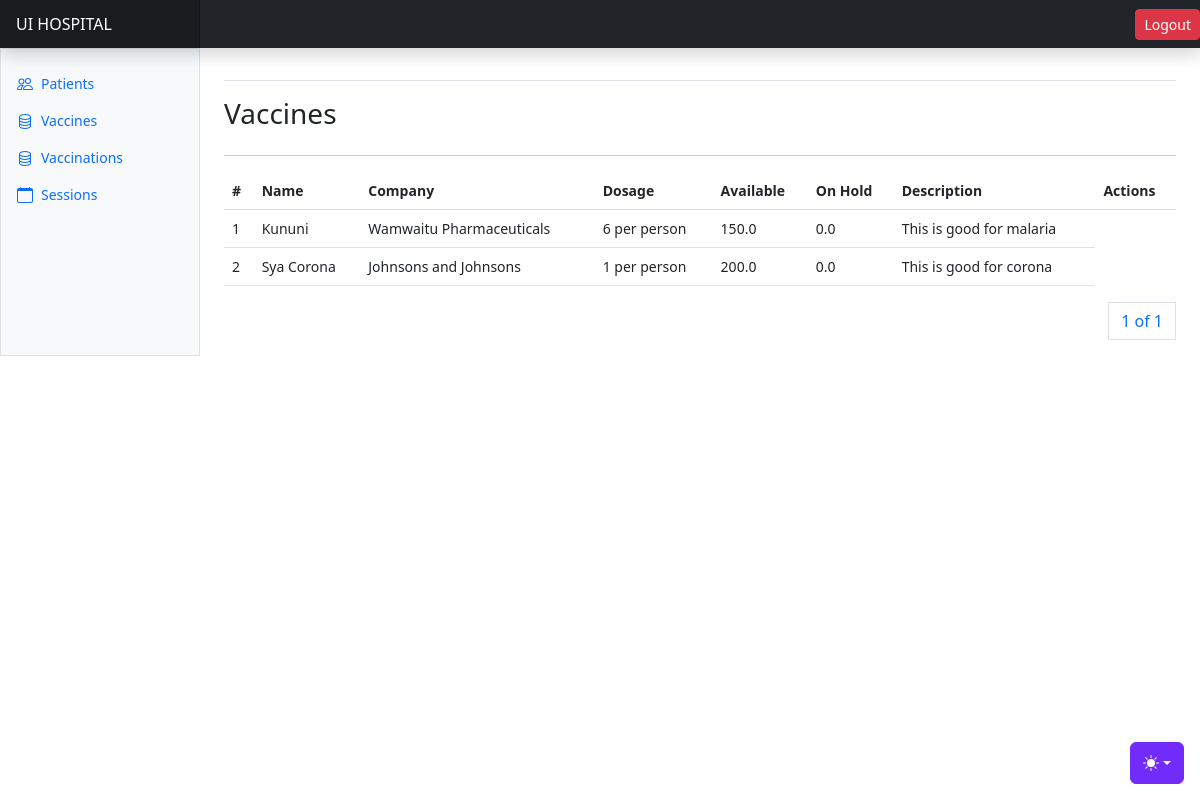
Screenshot of /records/vaccines/ (signed in) with the database file from the repository.
### recordsapp/models.py (models this page shows, shortened)
class Vaccine(AbstractBaseModel):
    name = models.CharField(max_length=500)
    company = models.CharField(max_length=255)
    dosage_per_immunization = models.CharField(max_length=255)
    description = models.TextField(null=True)
    quantity = models.FloatField(default=0)
    on_hold = models.FloatField(default=0)

### recordsapp/views.py (the view)
# urls.py: path("vaccines/", vaccines, name="vaccines"),
@login_required(login_url="/users/login/")
def vaccines(request):
    vaccines = Vaccine.objects.all()
    paginator = Paginator(vaccines, 10)
    page_number = request.GET.get("page")
    page_obj = paginator.get_page(page_number)
    context = {
        "vaccines": vaccines,
        "page_obj": page_obj
    }
    return render(request, "vaccines/vaccines.html", context)

### templates/vaccines/vaccines.html (shortened to what this page needs)
{% extends "base.html" %}
{% block content %}
<div class="row">
    <div class="col">
        <h3>Vaccines</h3>
    </div>
</div>
<hr/>
      <div class="table-responsive small">
        <table class="table">
          <thead>
            <tr>
              <th scope="col">#</th>
              <th scope="col">Name</th>
              <th scope="col">Company</th>
              <th scope="col">Dosage</th>
              <th scope="col">Available</th>
              <th scope="col">On Hold</th>
              <th scope="col">Description</th>
              <th scope="col">Actions</th>
            </tr>
          </thead>
          <tbody>
            {% for vaccine in page_obj %}
            <tr>
              <td>{{vaccine.id}}</td>
              <td>{{vaccine.name}}</td>
              <td>{{vaccine.company}}</td>
              <td>{{vaccine.dosage_per_immunization}}</td>
              <td>{{vaccine.quantity}}</td>
              <td>{{vaccine.on_hold}}</td>
              <td>{{vaccine.description}}</td>
            </tr>
            {% endfor %}
          </tbody>
        </table>
        <div>
          <nav aria-label="Page navigation example">
            <ul class="pagination justify-content-end">
              <a class="page-link" href="#">{{ page_obj.number }} of {{ page_obj.paginator.num_pages }}</a>
            </ul>
          </nav>
        </div>
      </div>
{% endblock content %}

### rows the page displays
Vaccine: id "1", name "Kununi", company "Wamwaitu Pharmaceuticals", dosage_per_immunization "6 per person", quantity "150.0", on_hold "0.0", description "This is good for malaria"
Vaccine: id "2", name "Sya Corona", company "Johnsons and Johnsons", dosage_per_immunization "1 per person", quantity "200.0", on_hold "0.0", description "This is good for corona"

### other values shown
{{ page_obj.number }} "1"
{{ page_obj.paginator.num_pages }} "1"
